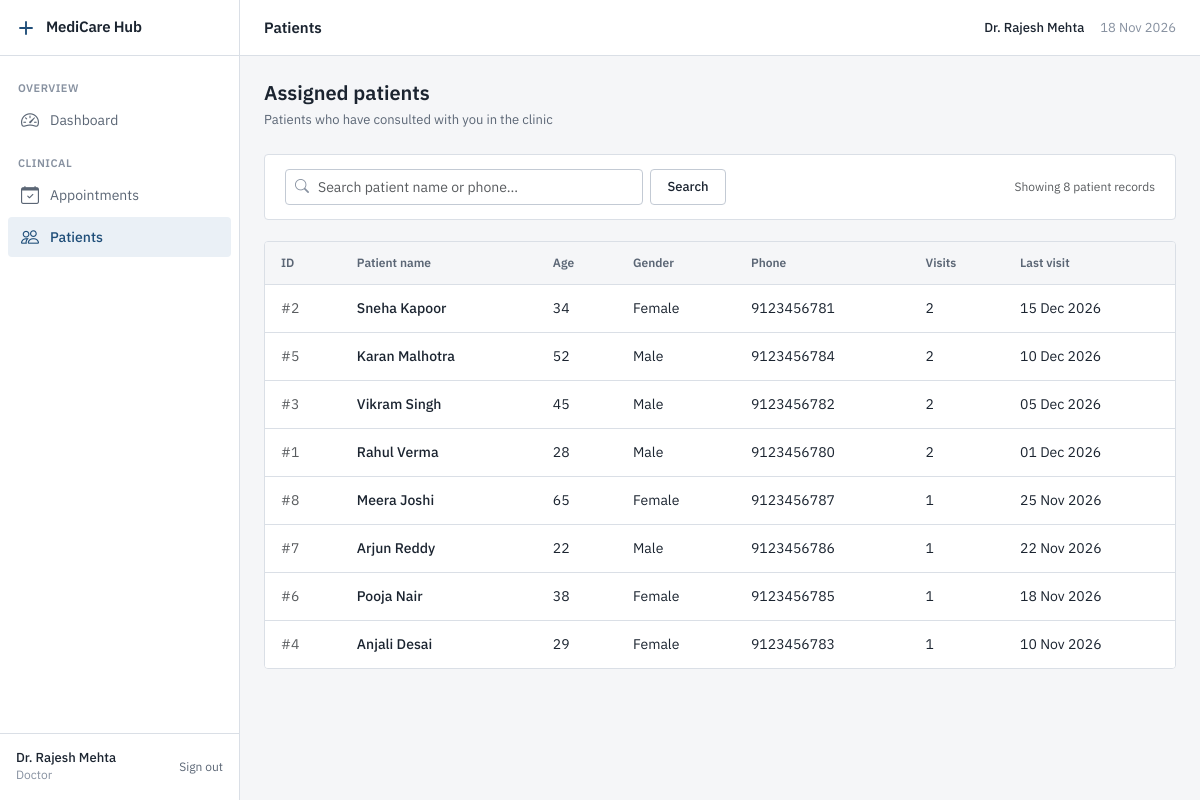
/doctor/patients.php (signed in), run on the app's committed database.
### tables this page shows
CREATE TABLE Patient (
    patient_id INT AUTO_INCREMENT PRIMARY KEY,
    name VARCHAR(100) NOT NULL,
    age INT NOT NULL,
    gender ENUM('Male','Female','Other') NOT NULL,
    phone VARCHAR(20) NOT NULL
);

### includes/functions.php (called while the page is built, shortened)
<?php
function e(string $str): string
{
    return htmlspecialchars($str, ENT_QUOTES, 'UTF-8');
}
function formatDate(string $date): string
{
    return date('d M Y', strtotime($date));
}

### doctor/patients.php (the view, shortened to what this page needs)
<?php
require_once __DIR__ . '/../config/db.php';
require_once __DIR__ . '/../includes/functions.php';
$doctorId = (int)($_SESSION['doctor_id'] ?? 0);
$search = trim($_GET['search'] ?? '');
$params = [$doctorId];
$searchClause = '';
$sql = "SELECT p.*,
        COUNT(a.appointment_id) AS visit_count,
        MAX(a.appointment_date) AS last_visit
        FROM Patient p
        JOIN Appointment a ON p.patient_id = a.patient_id
        WHERE a.doctor_id = ? $searchClause
        GROUP BY p.patient_id, p.name, p.age, p.gender, p.phone
        ORDER BY last_visit DESC";
$stmt = $pdo->prepare($sql);
$stmt->execute($params);
$patients = $stmt->fetchAll();
require_once __DIR__ . '/../includes/header.php';
?>
<div class="page-header">
    <div>
        <h2 class="page-title">Assigned patients</h2>
        <p class="page-description">Patients who have consulted with you in the clinic</p>
    </div>
</div>
<div class="card mb-4">
    <div class="card-body py-3">
        <form method="GET" action="/medicarehub/doctor/patients.php" class="row g-2 align-items-center">
            <div class="col-md-5">
                <div class="search-input-group">
                    <input type="text" name="search" class="form-control" placeholder="Search patient name or phone..." value="<?php echo e($search); ?>">
                </div>
            </div>
            <div class="col-auto">
                <button type="submit" class="btn btn-secondary">Search</button>
            </div>
            <div class="col-auto ms-auto text-muted small">
                Showing <?php echo count($patients); ?> patient records
            </div>
        </form>
    </div>
</div>
<div class="table-container">
    <table class="table">
        <thead>
            <tr>
                <th>ID</th>
                <th>Patient name</th>
                <th>Age</th>
                <th>Gender</th>
                <th>Phone</th>
                <th>Visits</th>
                <th>Last visit</th>
            </tr>
        </thead>
        <tbody>
            <?php if (empty($patients)): ?>
                <tr>
                    <td colspan="7" class="empty-state">No patient records found.</td>
                </tr>
            <?php else: ?>
                <?php foreach ($patients as $p): ?>
                    <tr>
                        <td class="text-muted">#<?php echo e((string)$p['patient_id']); ?></td>
                        <td class="fw-medium"><?php echo e($p['name']); ?></td>
                        <td><?php echo e((string)$p['age']); ?></td>
                        <td><?php echo e($p['gender']); ?></td>
                        <td class="tabular-nums"><?php echo e($p['phone']); ?></td>
                        <td class="tabular-nums"><?php echo e((string)$p['visit_count']); ?></td>
                        <td><?php echo formatDate($p['last_visit']); ?></td>
                    </tr>
                <?php endforeach; ?>
            <?php endif; ?>
        </tbody>
    </table>
</div>
<?php require_once __DIR__ . '/../includes/footer.php'; ?>

### assets/css/style.css (style rules this page uses)
:root { --bg: #F5F6F8; --surface: #FFFFFF; --border: #DADFE6; --border-strong: #C3CAD4; --text: #1B2430; --text-secondary: #5B6675; --text-muted: #8791A0; --accent: #1F4E79; --accent-hover: #173B5C; --accent-subtle: #EAF0F6; --status-success: #2E6B4F; --status-success-bg: #EAF3EE; --status-warning: #8A5A00; --status-warning-bg: #FBF3E2; --status-danger: #A12C2C; --status-danger-bg: #FAEDED; --status-neutral: #4B5563; --status-neutral-bg: #EEF0F3; --radius: 4px; --sidebar-width: 240px; --topbar-height: 56px; --shadow-overlay: 0 4px 12px rgba(0, 0, 0, 0.08); }
*, *::before, *::after { box-sizing: border-box; }
html, body { margin: 0; padding: 0; background-color: var(--bg); color: var(--text); font-family: 'IBM Plex Sans', -apple-system, BlinkMacSystemFont, "Segoe UI", Roboto, sans-serif; font-size: 14px; line-height: 1.5; font-weight: 400; -webkit-font-smoothing: antialiased; -moz-osx-font-smoothing: grayscale; }
h1, h2, h3, h4, h5, h6 { color: var(--text); font-weight: 600; line-height: 1.3; margin-top: 0; margin-bottom: 0.5rem; letter-spacing: normal; text-transform: none; }
h2 { font-size: 20px; }
p { margin-top: 0; margin-bottom: 0.5rem; }
small, .small { font-size: 12px; }
.tabular-nums, .stat-value, table td, table th, .font-monospace { font-variant-numeric: tabular-nums; }
.page-header { display: flex; align-items: flex-start; justify-content: space-between; margin-bottom: 24px; gap: 16px; }
.page-title { font-size: 20px; font-weight: 600; color: var(--text); margin-bottom: 4px; }
.page-description { font-size: 13px; color: var(--text-secondary); margin-bottom: 0; }
.card { background-color: var(--surface); border: 1px solid var(--border); border-radius: var(--radius); box-shadow: none; margin-bottom: 24px; }
.card-body { padding: 20px; }
.btn { height: 36px; padding: 0 16px; font-size: 13px; font-weight: 500; font-family: inherit; border-radius: var(--radius); display: inline-flex; align-items: center; justify-content: center; gap: 8px; border: 1px solid transparent; cursor: pointer; text-decoration: none; transition: background-color 0.15s ease, border-color 0.15s ease, color 0.15s ease; white-space: nowrap; box-shadow: none !important; }
.btn-secondary, .btn-outline-secondary, .btn-light { background-color: var(--surface); border-color: var(--border-strong); color: var(--text); }
.search-input-group { position: relative; display: flex; align-items: center; }
.search-input-group .form-control { padding-left: 32px; }
.form-control, .form-select { height: 36px; font-size: 14px; font-family: inherit; color: var(--text); background-color: var(--surface); border: 1px solid var(--border-strong); border-radius: var(--radius); padding: 0 10px; box-shadow: none !important; transition: border-color 0.15s ease, box-shadow 0.15s ease; }
.table-container { background-color: var(--surface); border: 1px solid var(--border); border-radius: var(--radius); overflow: hidden; margin-bottom: 24px; }
.table { width: 100%; margin-bottom: 0; color: var(--text); border-collapse: collapse; vertical-align: middle; }
.table thead th { background-color: var(--bg); color: var(--text-secondary); font-size: 12px; font-weight: 600; text-transform: none; letter-spacing: normal; border-bottom: 1px solid var(--border); border-top: none; padding: 12px 16px; white-space: nowrap; }
.table tbody td { padding: 12px 16px; font-size: 14px; border-bottom: 1px solid var(--border); height: 48px; background-color: var(--surface); color: var(--text); }
.table tbody tr:last-child td { border-bottom: none; }
* { text-shadow: none !important; }
.card, .stat-card, .btn, .form-control, .form-select, .table-container, .alert { box-shadow: none !important; }

### data on the page
patient: patient_id "2", name "Sneha Kapoor", age "34", gender "Female", phone "9123456781", visit_count "2", last_visit "15 Dec 2026"
patient: patient_id "5", name "Karan Malhotra", age "52", gender "Male", phone "9123456784", visit_count "2", last_visit "10 Dec 2026"
patient: patient_id "3", name "Vikram Singh", age "45", gender "Male", phone "9123456782", visit_count "2", last_visit "05 Dec 2026"
patient: patient_id "1", name "Rahul Verma", age "28", gender "Male", phone "9123456780", visit_count "2", last_visit "01 Dec 2026"
patient: patient_id "8", name "Meera Joshi", age "65", gender "Female", phone "9123456787", visit_count "1", last_visit "25 Nov 2026"
patient: patient_id "7", name "Arjun Reddy", age "22", gender "Male", phone "9123456786", visit_count "1", last_visit "22 Nov 2026"
patient: patient_id "6", name "Pooja Nair", age "38", gender "Female", phone "9123456785", visit_count "1", last_visit "18 Nov 2026"
patient: patient_id "4", name "Anjali Desai", age "29", gender "Female", phone "9123456783", visit_count "1", last_visit "10 Nov 2026"

### other printed values
$sectionTitle "OVERVIEW"
$item['label'] "Dashboard"
$sectionTitle "CLINICAL"
$item['label'] "Appointments"
$item['label'] "Patients"
$userName "Dr. Rajesh Mehta"
$pageTitle "Patients"
$_SESSION['user_name'] "Dr. Rajesh Mehta"
count($patients) "8"
